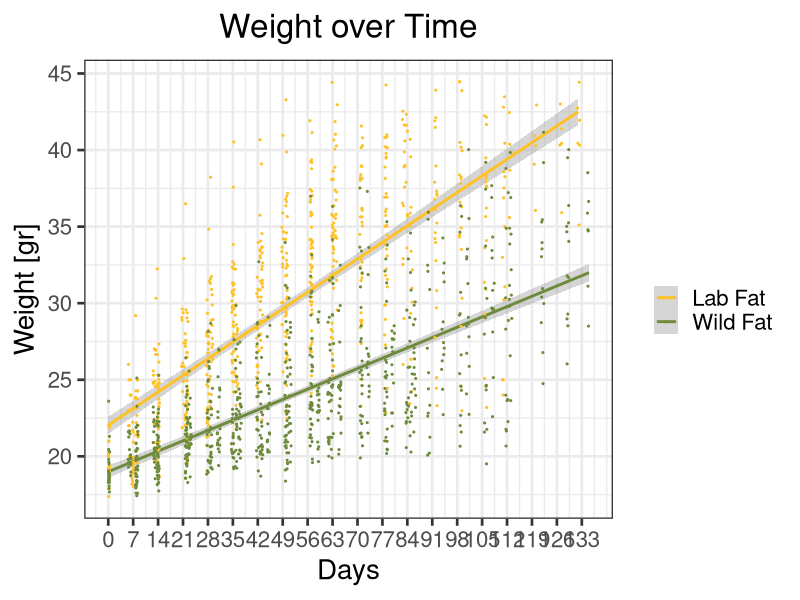

Reproduce this figure in R. (Note: this script raises an error after producing the figure.)
## ---- chunk 1
knitr::opts_chunk$set(echo = TRUE)


library(ggplot2)
library(gdata)
library(rlist)
library(ggpubr)
library(gridBase)
library(gridExtra)
#installation of ggpubr, according to websitehttp://www.sthda.com/english/articles/24-ggpubr-publication-ready-plots/81-ggplot2-easy-way-to-mix-multiple-graphs-on-the-same-page/

cd <- read.csv("AllExp.csv")


#Change Date to custome date of R programm, no need now, format is already fine
cd$Date <- as.Date(cd$Date, "%m/%d/%y")

#for calculating days after starting the exp
for (sex in unique(cd$Gender)){

  for (Days in unique(cd$Experiment)) {
  
    for (Days2 in unique(cd$Microbiome)) {
    
    lowdate <- min(cd$Date[cd$Experiment == Days & cd$Microbiome == Days2 & cd$Gender == sex])
  
    cd$Days[cd$Experiment == Days & cd$Microbiome == Days2& cd$Gender == sex] <- cd$Date[cd$Experiment == Days & cd$Microbiome == Days2 & cd$Gender == sex] - lowdate
    }
  }
}

minval <- min(cd$Weight[cd$Gender == "Female"], na.rm = TRUE)
maxval <- max(cd$Weight[cd$Gender == "Female"], na.rm = TRUE)

minvalmales <- min(cd$Weight[cd$Gender == "Male"], na.rm = TRUE)
maxvalmales <- max(cd$Weight[cd$Gender == "Male"], na.rm = TRUE)

maxdays <- max(cd$Days[cd$Gender == "Female"], na.rm = TRUE)
maxdaysmales <- max(cd$Days[cd$Gender == "Male"], na.rm = TRUE)
mindays <- min(cd$Days, na.rm = TRUE)
sex <- "Female"
sex2 <- "Male"

#Graph with all Exp together, take out the sex loop, since we redo this for males separately
#for (sex in unique(cd$Gender)){
    
LChow <- subset(cd, cd$Microbiome == "Lab" & cd$Food == "Chow" & cd$Gender == sex)
LFat <- subset(cd, cd$Microbiome == "Lab" & cd$Food == "Fat"  & cd$Gender == sex)
WildChow <- subset(cd, cd$Microbiome == "Wild" & cd$Food == "Chow" & cd$Gender == sex)
WildFat <- subset(cd, cd$Microbiome == "Wild" & cd$Food == "Fat" & cd$Gender == sex)

plotAllExp <- ggplot() +
  geom_smooth(data = LChow, aes(x = LChow$Days, y = LChow$Weight, color = "Lab Chow")) +
  geom_smooth(data = LFat, aes(x = LFat$Days, y = LFat$Weight, color = "Lab Fat")) +
  geom_smooth(data = WildChow, aes(x = WildChow$Days, y = WildChow$Weight, color = "Wild Chow")) +
  geom_smooth(data = WildFat, aes(x = WildFat$Days, y = WildFat$Weight, color = "Wild Fat")) +
   geom_jitter(data = LFat, aes(x = LFat$Days, y = LFat$Weight, color = "Lab Fat"), size = 0.2) +
  geom_jitter(data = WildFat, aes(x = WildFat$Days, y = WildFat$Weight, color = "Wild Fat"), size = 0.2) +
  ylim(c(1.15 * minval, 0.85 * maxval)) +
  scale_x_continuous(breaks=seq(0,maxdays, 7), limits = c(mindays, maxdays)) +
 # xlim(c(mindays, maxdays)) +
  xlab("Days") +
  ylab("Weight [gr]") +
  scale_colour_manual("", values = c("darkturquoise","goldenrod1", "blue3", "darkolivegreen4"), breaks = c("Lab Chow", "Lab Fat", "Wild Chow", "Wild Fat")) +
  theme_set(theme_bw(base_size = 20) ) +
    theme(plot.title = element_text(hjust = 0.5)) +
      ggtitle("Weight over Time")


plotAllFat <- ggplot() +
  geom_smooth(data = LFat, aes(x = LFat$Days, y = LFat$Weight, color = "Lab Fat"), method =  lm) +
  geom_smooth(data = WildFat, aes(x = WildFat$Days, y = WildFat$Weight, color = "Wild Fat"), method = lm) +
   geom_jitter(data = LFat, aes(x = LFat$Days, y = LFat$Weight, color = "Lab Fat"), size = 0.4) +
  geom_jitter(data = WildFat, aes(x = WildFat$Days, y = WildFat$Weight, color = "Wild Fat"), size = 0.4) +
  ylim(c(1.15 * minval, 0.85 * maxval)) +
  scale_x_continuous(breaks=seq(0,maxdays, 7), limits = c(mindays, maxdays)) +
 # xlim(c(mindays, maxdays)) +
  xlab("Days") +
  ylab("Weight [gr]") +
  scale_colour_manual("", values = c("goldenrod1", "darkolivegreen4" ), breaks = c("Lab Fat", "Wild Fat" )) +
  theme_set(theme_bw(base_size = 20) ) +
    theme(plot.title = element_text(hjust = 0.5)) +
      ggtitle("Weight over Time")
print(plotAllFat)

LChow1 <- subset(cd, cd$Microbiome == "Lab" & cd$Food == "Chow" & cd$Gender == sex & cd$Experiment == 1)
LFat1 <- subset(cd, cd$Microbiome == "Lab" & cd$Food == "Fat"  & cd$Gender == sex & cd$Experiment == 1)
WildChow1 <- subset(cd, cd$Microbiome == "Wild" & cd$Food == "Chow" & cd$Gender == sex & cd$Experiment == 1)
WildFat1 <- subset(cd, cd$Microbiome == "Wild" & cd$Food == "Fat" & cd$Gender == sex & cd$Experiment == 1)

plotExp1 <- ggplot() +
  geom_smooth(data = LChow1, aes(x = LChow1$Days, y = LChow1$Weight, color = "Lab Chow")) +
  geom_smooth(data = LFat1, aes(x = LFat1$Days, y = LFat1$Weight, color = "Lab Fat")) +
  geom_smooth(data = WildChow1, aes(x = WildChow1$Days, y = WildChow1$Weight, color = "Wild Chow")) +
  geom_smooth(data = WildFat1, aes(x = WildFat1$Days, y = WildFat1$Weight, color = "Wild Fat")) +
  ylim(c(1.15 * minval, 0.85 * maxval)) +
  scale_x_continuous(breaks=seq(0,maxdays, 7), limits = c(mindays, maxdays)) +
 # xlim(c(mindays, maxdays)) +
  xlab("Days") +
  ylab("Weight (gr)") +
  scale_colour_manual("", values = c("darkturquoise","goldenrod1", "blue3", "darkolivegreen4"), breaks = c("Lab Chow", "Lab Fat", "Wild Chow", "Wild Fat")) +
  ggtitle( paste("Experiment 1", as.character(sex) )) +
  theme_bw() +
  theme(legend.position="none")


#loop through different days, and calculate the mean for every day
for (Tag in unique(LFat$Days)  ) {
  varLFat <- (LFat$Weight[LFat$Days == Tag])
  MeanLabFat <- mean(varLFat , na.rm = TRUE)
print(MeanLabFat)

}

for (Tag in unique(WildFat$Days)  ) {
  varWildFat <- (WildFat$Weight[WildFat$Days == Tag])
  MeanWildFat <- mean(varWildFat , na.rm = TRUE)
print(MeanWildFat)

}






t.test(MeanLabFat~MeanWildFat, mu=0, alt="two.sided", conf=0.95, var.eq=F, paired=F)
